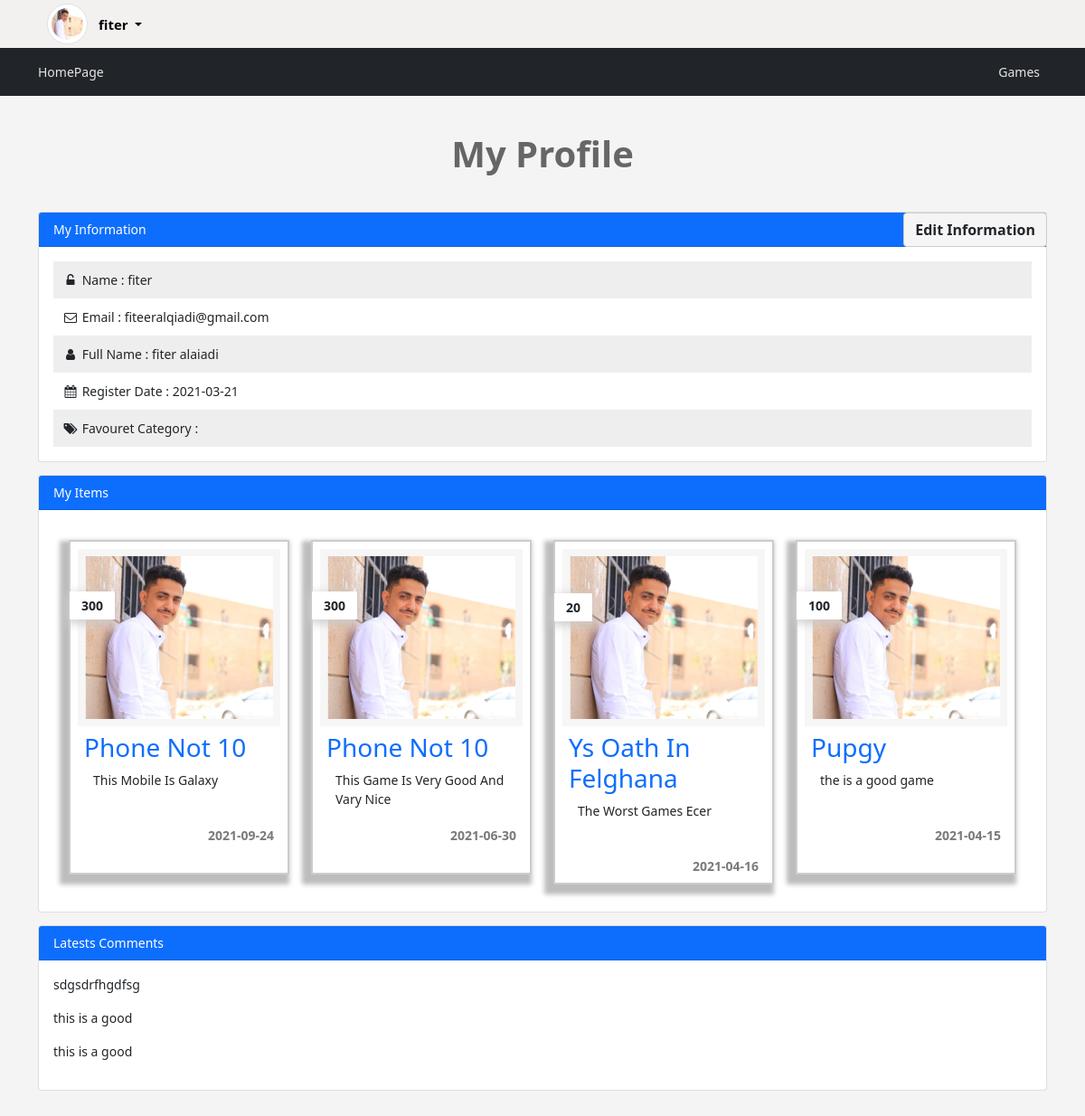
The app's page /profile.php (signed in) with its own data.
### tables this page shows
CREATE TABLE `categories` (
  `ID` int(11) NOT NULL,
  `Name` varchar(255) NOT NULL,
  `Description` varchar(255) NOT NULL,
  `Parent` varchar(255) NOT NULL,
  `Ordering` int(11) NOT NULL,
  `Visibility` int(11) NOT NULL DEFAULT 0,
  `Allow_Comment` int(11) NOT NULL DEFAULT 0,
  `Allow_Ads` int(11) NOT NULL DEFAULT 0
);

CREATE TABLE `users` (
  `UserID` int(11) NOT NULL,
  `UserName` varchar(255) NOT NULL,
  `FullName` varchar(255) NOT NULL,
  `Email` varchar(255) NOT NULL,
  `Pass` varchar(255) NOT NULL,
  `Date` date NOT NULL,
  `RegStatus` int(11) NOT NULL DEFAULT 0,
  `GroupID` int(11) NOT NULL DEFAULT 0,
  `avatar` varchar(255) NOT NULL
);

CREATE TABLE `items` (
  `Item_ID` int(11) NOT NULL,
  `Name` varchar(255) NOT NULL,
  `Description` varchar(255) NOT NULL,
  `Price` varchar(255) NOT NULL,
  `Country_Made` varchar(255) NOT NULL,
  `Status` int(11) NOT NULL,
  `Add_Date` date NOT NULL,
  `Cat_ID` int(11) NOT NULL,
  `Member_ID` int(11) NOT NULL,
  `Tags` varchar(255) NOT NULL,
  `avatar` varchar(255) NOT NULL,
  `Approve` int(11) NOT NULL DEFAULT 0
);

CREATE TABLE `comments` (
  `C_ID` int(11) NOT NULL,
  `Comment` varchar(255) NOT NULL,
  `Status` int(11) NOT NULL DEFAULT 0,
  `Comment_Date` date NOT NULL,
  `item_id` int(11) NOT NULL,
  `user_id` int(11) NOT NULL
);

### init.php (called while the page is built, shortened)
<?php
    include 'admin/connect.php';
    $tepl    = 'include/templates/';
    $func    = 'include/functions/';
    include $func . 'function.php';
    include $tepl . 'header.php';
    include $tepl . 'navbar.php';

### include/functions/function.php (called while the page is built, shortened)
<?php
    function getAllTable($field, $allTable, $where = NULL, $and = NULL, $orderField= NULL, $ordering = 'DESC'){
        global $con;
        $getAll = $con->prepare("SELECT $field FROM $allTable $where $and ORDER BY $orderField $ordering");
        $getAll->execute();
        $all = $getAll->fetchAll();
        return $all;
    }

### profile.php (the view, shortened to what this page needs)
<?php
include 'init.php';
if(isset($_SESSION['user'])){
    $getUser = $con->prepare("SELECT * FROM users WHERE UserName = ?");
    $getUser->execute(array($sessionUser));
    $infoUser = $getUser->fetch();
    $userid = $infoUser['UserID'];
?>
    <h1 class="text-center">My Profile</h1>
    <div class="information block">
        <div class="container">
            <div class="card">
                <div class="card-header bg-primary text-white">My Information</div>
                <div class="card-body">
                    <ul class="list-unstyled">
                        <li>
                            <i class="fa fa-unlock-alt fa-fw"></i>
                            <span>Name</span> :               <?php echo $infoUser['UserName']; ?>
                        </li>
                        <li>
                            <i class="fa fa-envelope-o fa-fw"></i>
                            <span>Email</span> :              <?php echo $infoUser['Email']; ?>
                        </li>
                        <li>
                            <i class="fa fa-user fa-fw"></i>
                            <span>Full Name</span> :          <?php echo $infoUser['FullName']; ?>
                        </li>
                        <li>
                            <i class="fa fa-calendar fa-fw"></i>
                            <span>Register Date</span> :      <?php echo $infoUser['Date']; ?>
                        </li>
                        <li>
                            <i class="fa fa-tags fa-fw"></i>
                            <span>Favouret Category</span> :
                        </li>
                    </ul>
                    <a href="#" class="btn btn-default">Edit Information</a>
                </div>
            </div>
        </div>
    </div>
    <div id="view-items" class="view-items block">
        <div class="container">
            <div class="card">
                <div class="card-header bg-primary text-white">My Items</div>
                <div class="card-body">
                    <div class="row row-cols-md-4">
                        <?php
                            $items = getAllTable("*", "items", "where Member_ID = $userid", "", "Item_ID");
                            if(empty($items)){
                                echo "<div class='naice-message'>
                                        Not Exist Ads, Create <a href='newad.php'>New Add</a>
                                      </div>";
                            }else{
                                foreach($items as $item){
                                    echo "<div class='ads-user'>";
                                        echo "<div class='ads-items'>";
                                            echo "<span class='price-items'>" . $item['Price'] . "</span>";
                                            echo "<div class='img-items'>";
                                                echo "<img src='img.png' class='img-top' alt='' />";
                                            echo "</div>";
                                            echo "<div class='items-body'>";
                                                echo "<h3 class='title-items'>";
                                                    echo "<a href='items.php?itemid=" . $item['Item_ID'] . "'>";
                                                        echo $item['Name'];
                                                    echo "</a>";
                                                echo "</h3>";
                                                echo "<p class='text-items'>". $item['Description'] ."</p>";
                                                echo "<p class='date-items'>". $item['Add_Date'] ."</p>";
                                            echo "</div>";
                                        echo "</div>";
                                    echo "</div>";
                                }
                        }
                        ?>
                    </div>
                </div>
            </div>
        </div>
    </div>
    <div class="my-comment block">
        <div class="container">
            <div class="card">
                <div class="card-header bg-primary text-white">Latests Comments</div>
                <div class="card-body">
                    <?php
                        $myComments = getAllTable("Comment", "comments", "where `user_id` = $userid", "", "C_ID");
                        if(!empty($myComments)){
                            foreach($myComments as $comment){
                                echo "<p>" . $comment['Comment'] . "</p>";
                            }
                        }else{
                            echo "There\'s No Comments To Show";
                        }
                    ?>
                </div>
            </div>
        </div>
    </div>
<?php
}else{
    header('Location: login.php');
    exit();
}
include $tepl . 'footer.php';
?>

### include/templates/navbar.php (shortened to what this page needs)
<nav class="navbar navbar-expand-lg navbar-light bg-dark">
  <div class="container">
    <a class="navbar-brand" href="index.php">HomePage</a>
    <div class="collapse navbar-collapse" id="navbarSupportedContent">
      <ul class="navbar-nav  me-auto mb-2 mb-lg-0">
        <?php
          $cats = getAllTable('*', 'categories', 'where Parent = 0', '', 'ID', 'ASC');
            foreach($cats as $cat){
              echo "<li><a class='nav-link' href='categories.php?catid=" . $cat['ID'] . "'>" . $cat['Name'] ."</a></li>";
            }
        ?>
      </ul>
    </div>
  </div>
</nav>

### layout/css/control.css (style rules this page uses)
body { background-color: #F4F4F4; font-size: 14px; height: 3000px; }
h1 { margin: 40px 0px; font-weight: bold; color: #00000094; }
a { text-decoration: none; }
.navbar { margin-bottom: 14px; }
.navbar .navbar-collapse { width: auto; }
.navbar-light .navbar-brand { font-size: 1em; margin-right: 9px; }
.navbar-light .navbar-nav .nav-link { font-size: 1em; }
html,body { margin: 0; padding: 0; }
.block { margin-bottom: 14px; }
.information ul { padding: 0; margin: 0; }
.information ul li { padding: 10px; }
.information ul li:nth-child(odd) { background-color: #EEE; }
.information ul li span { display: inline-block; }
.information .btn-default { position: absolute; background-color: #f5f5f5; border: 1px solid #ccc; right: 0; top: 0px; margin-right: -1px; font-weight: bold; }
.view-items .card-body { margin: 17px; margin-bottom: -12px; }
.view-items .ads-user .ads-items { background-color: #FFF; margin-bottom: 26px; max-height: 381px; padding: 8px; box-shadow: -5px 6px 5px 5px #bdbdbd; border: 2px solid #CCC; position: relative; }
.view-items .ads-user .ads-items .price-items { position: absolute; top: 15%; background-color: #ffffff; left: -1px; padding: 5px 13px; font-weight: bold; box-shadow: -2px 3px 12px 1px #CCC }
.view-items .ads-user .ads-items .img-items { background-color: #b1b0b01c; border: 1 solid #CCC; }
.view-items .ads-items .img-items .img-top { width: 100%; padding: 8px; }
.view-items .ads-items .items-body { padding: 7px; }
.view-items .ads-items .items-body .text-items { padding-left: 10px; height: 45px; max-height: 45px; overflow: overlay; }
.date-items { text-align: right; font-size: 14px; color: #7a7a7a; font-weight: bold; }

### records on screen
categories: Name "Games"
users: UserName "fiter", Email "fiteeralqiadi@gmail.com", FullName "fiter alaiadi", Date "2021-03-21"
items: Price "300", Name "Phone Not 10", Description "This Mobile Is Galaxy", Add_Date "2021-09-24"
items: Price "300", Name "Phone Not 10", Description "This Game Is Very Good And Vary Nice", Add_Date "2021-06-30"
items: Price "20", Name "Ys Oath In Felghana", Description "The Worst Games Ecer", Add_Date "2021-04-16"
items: Price "100", Name "Pupgy", Description "the is a good game", Add_Date "2021-04-15"
comments: Comment "sdgsdrfhgdfsg"
comments: Comment "this is a good"
comments: Comment "this is a good"

### other values on screen
$sessionUser "fiter"
